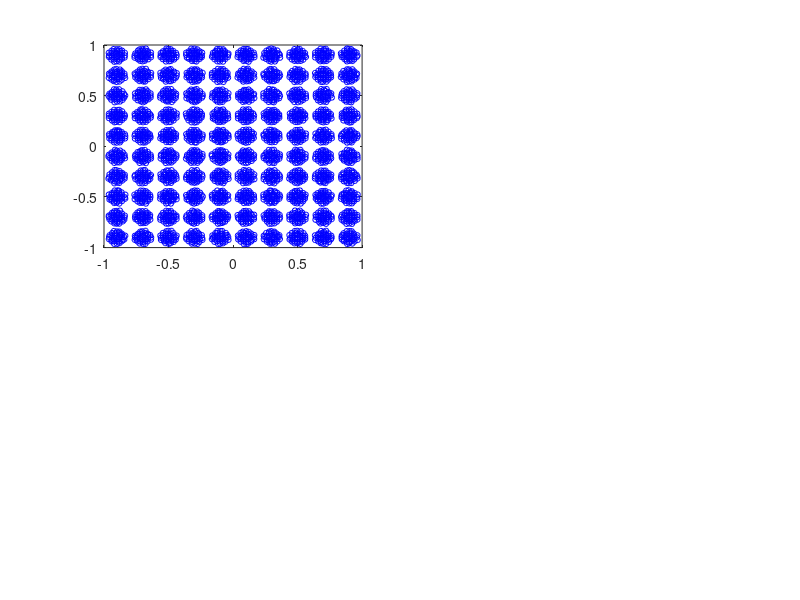

The MATLAB script that drew this image: (Note: this script raises an error after producing the figure.)
clc;
clear;
rng(100);
id = "S4151968";
centroid_data = load('data/clusterCentroids.mat');
centroid_data = cell2mat(struct2cell(centroid_data));
data = load('data/checkerboard.mat');
data = cell2mat(struct2cell(data));

epochs = [20, 100, 200, 500 ];
K = 100;
subplot_splits = length(epochs)/2;
figure
for i=1:length(epochs)
    subplot(2,subplot_splits,i);
    epoch = epochs(i);
    prototypes = kmeans(data,K,epoch,3,centroid_data);
    plot(data(:,1), data(:,2), 'bo', 'markersize',4)
    hold on;
    plot(prototypes(:,1), prototypes(:,2),'r+', 'markersize',8, 'linewidth',2);
    voronoi(prototypes(:,1), prototypes(:,2));
    title("Epoch = "+ epoch +" ["+id+"]")
end

